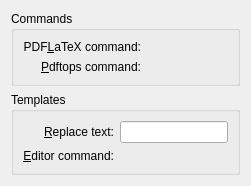
<?xml version="1.0" encoding="UTF-8"?>
<ui version="4.0">
 <class>PartConfigGeneralWidget</class>
 <widget class="QWidget" name="PartConfigGeneralWidget">
  <property name="windowTitle">
   <string>Configure KtikZ Viewer</string>
  </property>
  <layout class="QVBoxLayout" name="verticalLayout">
   <item>
    <widget class="QGroupBox" name="groupBox">
     <property name="title">
      <string>Commands</string>
     </property>
     <layout class="QGridLayout" name="gridLayout">
      <item row="0" column="0">
       <widget class="QLabel" name="latexLabel">
        <property name="text">
         <string>PDF&amp;LaTeX command:</string>
        </property>
        <property name="alignment">
         <set>Qt::AlignRight|Qt::AlignTrailing|Qt::AlignVCenter</set>
        </property>
        <property name="buddy">
         <cstring>latexUrlRequester</cstring>
        </property>
       </widget>
      </item>
      <item row="0" column="1">
       <widget class="KUrlRequester" name="latexUrlRequester"/>
      </item>
      <item row="1" column="0">
       <widget class="QLabel" name="pdftopsLabel">
        <property name="text">
         <string>&amp;Pdftops command:</string>
        </property>
        <property name="alignment">
         <set>Qt::AlignRight|Qt::AlignTrailing|Qt::AlignVCenter</set>
        </property>
        <property name="buddy">
         <cstring>pdftopsUrlRequester</cstring>
        </property>
       </widget>
      </item>
      <item row="1" column="1">
       <widget class="KUrlRequester" name="pdftopsUrlRequester"/>
      </item>
     </layout>
    </widget>
   </item>
   <item>
    <widget class="QGroupBox" name="groupBox_2">
     <property name="title">
      <string>Templates</string>
     </property>
     <layout class="QGridLayout" name="gridLayout_2">
      <item row="0" column="0">
       <widget class="QLabel" name="replaceLabel">
        <property name="text">
         <string>&amp;Replace text:</string>
        </property>
        <property name="alignment">
         <set>Qt::AlignRight|Qt::AlignTrailing|Qt::AlignVCenter</set>
        </property>
        <property name="buddy">
         <cstring>replaceEdit</cstring>
        </property>
       </widget>
      </item>
      <item row="0" column="1">
       <widget class="KLineEdit" name="replaceEdit">
        <property name="showClearButton" stdset="0">
         <bool>true</bool>
        </property>
        <property name="whatsThis">
         <string>&lt;para&gt;Enter the text which will be replaced by the TikZ code in the template here.&lt;/para&gt;</string>
        </property>
       </widget>
      </item>
      <item row="1" column="0">
       <widget class="QLabel" name="editorLabel">
        <property name="text">
         <string>&amp;Editor command:</string>
        </property>
        <property name="alignment">
         <set>Qt::AlignRight|Qt::AlignTrailing|Qt::AlignVCenter</set>
        </property>
        <property name="buddy">
         <cstring>editorUrlRequester</cstring>
        </property>
       </widget>
      </item>
      <item row="1" column="1">
       <widget class="KUrlRequester" name="editorUrlRequester"/>
      </item>
     </layout>
    </widget>
   </item>
  </layout>
 </widget>
 <customwidgets>
  <customwidget>
   <class>KUrlRequester</class>
   <extends>QFrame</extends>
   <header>kurlrequester.h</header>
  </customwidget>
  <customwidget>
   <class>KLineEdit</class>
   <extends>QLineEdit</extends>
   <header>klineedit.h</header>
  </customwidget>
 </customwidgets>
 <resources/>
 <connections/>
</ui>
